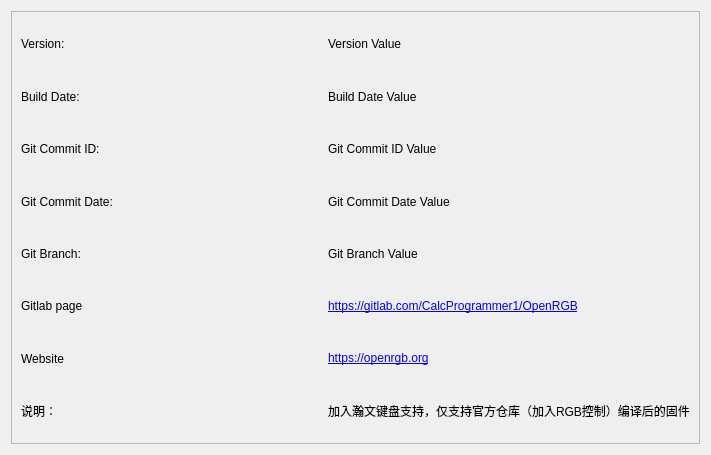
<?xml version="1.0" encoding="UTF-8"?>
<ui version="4.0">
 <class>OpenRGBSoftwareInfoPageUi</class>
 <widget class="QFrame" name="OpenRGBSoftwareInfoPageUi">
  <property name="geometry">
   <rect>
    <x>0</x>
    <y>0</y>
    <width>711</width>
    <height>455</height>
   </rect>
  </property>
  <property name="windowTitle">
   <string>Software info page</string>
  </property>
  <property name="autoFillBackground">
   <bool>false</bool>
  </property>
  <property name="frameShape">
   <enum>QFrame::NoFrame</enum>
  </property>
  <property name="frameShadow">
   <enum>QFrame::Sunken</enum>
  </property>
  <layout class="QGridLayout" name="gridLayout" columnstretch="0">
   <item row="0" column="0">
    <widget class="QFrame" name="SoftwareInfoFrame">
     <property name="autoFillBackground">
      <bool>true</bool>
     </property>
     <property name="frameShape">
      <enum>QFrame::StyledPanel</enum>
     </property>
     <property name="frameShadow">
      <enum>QFrame::Sunken</enum>
     </property>
     <layout class="QGridLayout" name="gridLayout_2">
      <item row="0" column="0">
       <widget class="QLabel" name="VersionLabel">
        <property name="text">
         <string>Version:</string>
        </property>
       </widget>
      </item>
      <item row="0" column="1">
       <widget class="QLabel" name="VersionValue">
        <property name="text">
         <string notr="true">Version Value</string>
        </property>
       </widget>
      </item>
      <item row="1" column="0">
       <widget class="QLabel" name="BuildDateLabel">
        <property name="text">
         <string>Build Date:</string>
        </property>
       </widget>
      </item>
      <item row="1" column="1">
       <widget class="QLabel" name="BuildDateValue">
        <property name="text">
         <string notr="true">Build Date Value</string>
        </property>
       </widget>
      </item>
      <item row="2" column="0">
       <widget class="QLabel" name="GitCommitIDLabel">
        <property name="text">
         <string>Git Commit ID:</string>
        </property>
       </widget>
      </item>
      <item row="2" column="1">
       <widget class="QLabel" name="GitCommitIDValue">
        <property name="text">
         <string notr="true">Git Commit ID Value</string>
        </property>
        <property name="textInteractionFlags">
         <set>Qt::TextSelectableByKeyboard|Qt::TextSelectableByMouse</set>
        </property>
       </widget>
      </item>
      <item row="3" column="0">
       <widget class="QLabel" name="GitCommitDateLabel">
        <property name="text">
         <string>Git Commit Date:</string>
        </property>
       </widget>
      </item>
      <item row="3" column="1">
       <widget class="QLabel" name="GitCommitDateValue">
        <property name="text">
         <string notr="true">Git Commit Date Value</string>
        </property>
       </widget>
      </item>
      <item row="4" column="0">
       <widget class="QLabel" name="GitBranchLabel">
        <property name="text">
         <string>Git Branch:</string>
        </property>
       </widget>
      </item>
      <item row="4" column="1">
       <widget class="QLabel" name="GitBranchValue">
        <property name="text">
         <string notr="true">Git Branch Value</string>
        </property>
       </widget>
      </item>
      <item row="5" column="0">
       <widget class="QLabel" name="GitlabLinkLabel">
        <property name="text">
         <string>Gitlab page</string>
        </property>
       </widget>
      </item>
      <item row="5" column="1">
       <widget class="QLabel" name="GitlabLinkValue">
        <property name="text">
         <string>&lt;a href=&quot;https://gitlab.com/CalcProgrammer1/OpenRGB&quot;&gt;https://gitlab.com/CalcProgrammer1/OpenRGB&lt;/a&gt;</string>
        </property>
        <property name="textFormat">
         <enum>Qt::RichText</enum>
        </property>
        <property name="openExternalLinks">
         <bool>true</bool>
        </property>
       </widget>
      </item>
      <item row="6" column="0">
       <widget class="QLabel" name="WebsiteLinkLabel">
        <property name="text">
         <string>Website</string>
        </property>
       </widget>
      </item>
      <item row="6" column="1">
       <widget class="QLabel" name="WebsiteLinkValue">
        <property name="text">
         <string>&lt;a href=&quot;https://openrgb.org&quot;&gt;https://openrgb.org&lt;/a&gt;</string>
        </property>
        <property name="textFormat">
         <enum>Qt::RichText</enum>
        </property>
        <property name="openExternalLinks">
         <bool>true</bool>
        </property>
       </widget>
      </item>
      <item row="7" column="0">
       <widget class="QLabel" name="WebsiteLinkLabel_2">
        <property name="text">
         <string>说明：</string>
        </property>
       </widget>
      </item>
      <item row="7" column="1">
       <widget class="QLabel" name="WebsiteLinkValue_2">
        <property name="text">
         <string>&lt;html&gt;&lt;head/&gt;&lt;body&gt;&lt;p&gt;加入瀚文键盘支持，仅支持官方仓库（加入RGB控制）编译后的固件&lt;/p&gt;&lt;/body&gt;&lt;/html&gt;</string>
        </property>
        <property name="textFormat">
         <enum>Qt::RichText</enum>
        </property>
        <property name="openExternalLinks">
         <bool>true</bool>
        </property>
       </widget>
      </item>
     </layout>
    </widget>
   </item>
  </layout>
 </widget>
 <resources/>
 <connections/>
</ui>
